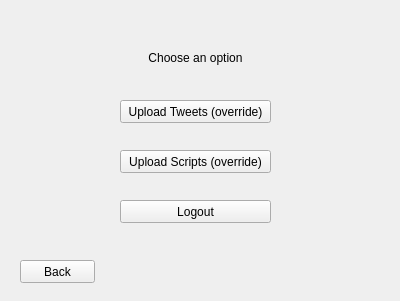
<?xml version="1.0" encoding="UTF-8"?>
<ui version="4.0">
 <class>Form</class>
 <widget class="QWidget" name="Form">
  <property name="geometry">
   <rect>
    <x>0</x>
    <y>0</y>
    <width>400</width>
    <height>301</height>
   </rect>
  </property>
  <property name="windowTitle">
   <string>Form</string>
  </property>
  <widget class="QPushButton" name="logout_button">
   <property name="geometry">
    <rect>
     <x>120</x>
     <y>200</y>
     <width>151</width>
     <height>23</height>
    </rect>
   </property>
   <property name="text">
    <string>Logout</string>
   </property>
  </widget>
  <widget class="QPushButton" name="upload_scripts_button">
   <property name="geometry">
    <rect>
     <x>120</x>
     <y>150</y>
     <width>151</width>
     <height>23</height>
    </rect>
   </property>
   <property name="text">
    <string>Upload Scripts (override)</string>
   </property>
  </widget>
  <widget class="QPushButton" name="back_button">
   <property name="geometry">
    <rect>
     <x>20</x>
     <y>260</y>
     <width>75</width>
     <height>23</height>
    </rect>
   </property>
   <property name="text">
    <string>Back</string>
   </property>
  </widget>
  <widget class="QPushButton" name="upload_tweets_button">
   <property name="geometry">
    <rect>
     <x>120</x>
     <y>100</y>
     <width>151</width>
     <height>23</height>
    </rect>
   </property>
   <property name="text">
    <string>Upload Tweets (override)</string>
   </property>
  </widget>
  <widget class="QLabel" name="headline">
   <property name="geometry">
    <rect>
     <x>130</x>
     <y>50</y>
     <width>131</width>
     <height>16</height>
    </rect>
   </property>
   <property name="text">
    <string>Choose an option</string>
   </property>
   <property name="alignment">
    <set>Qt::AlignCenter</set>
   </property>
  </widget>
 </widget>
 <resources/>
 <connections/>
</ui>
